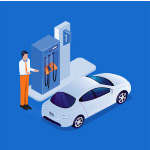
#> input picture ontap/images/cayxang.jpg, 150 x 150 px, found by its file name
$ python bt46.py
#> lines starting #> are read from the running program, lines starting #| are printed output that depends on the picture; after the words box and inside, x2 and y2 are one past the last pixel; in counts of white or black regions, pixels touching at a corner belong together
import cv2
import numpy as np
img=cv2.imread('.\images\\cayxang.jpg')
#> img is the input picture: shape (150, 150, 3); mean B, G, R 200.4, 122.1, 58.1
Icopy=img.copy()
img_gray=cv2.cvtColor(img,cv2.COLOR_BGR2GRAY)
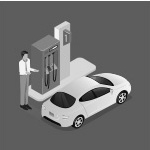
#> img_gray: shape (150, 150); min 2, max 255, mean 111.8
ret,img_b=cv2.threshold(img_gray,0,255,cv2.THRESH_OTSU)
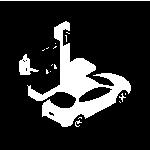
#> img_b: shape (150, 150); 16.6% white; 18 white regions (13 under 20 px)
#> ret = 150
contours,hirerachy=cv2.findContours(img_b,cv2.RETR_TREE,cv2.CHAIN_APPROX_SIMPLE)
#> contours = 24 contours, 21 with area under 20; largest, box (x1, y1, x2, y2) and area: (27, 21, 131, 127) 3298, (78, 86, 113, 103) 295, (19, 54, 39, 75) 178; hirerachy = 24 rows, first 6: [1, -1, -1, -1], [2, 0, -1, -1], [3, 1, -1, -1], [4, 2, -1, -1], [5, 3, -1, -1], [6, 4, -1, -1]
if(len(contours)!=0):
    cv2.drawContours(Icopy,contours,-1, 255, 4)
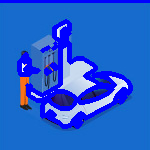
#> Icopy: shape (150, 150, 3); 17.52% of pixels changed, all inside (x1, y1, x2, y2) = (0, 0, 150, 129)
    cv2.imshow('Anh bai 46',Icopy)
cv2.waitKey(0)
cv2.destroyAllWindows()
